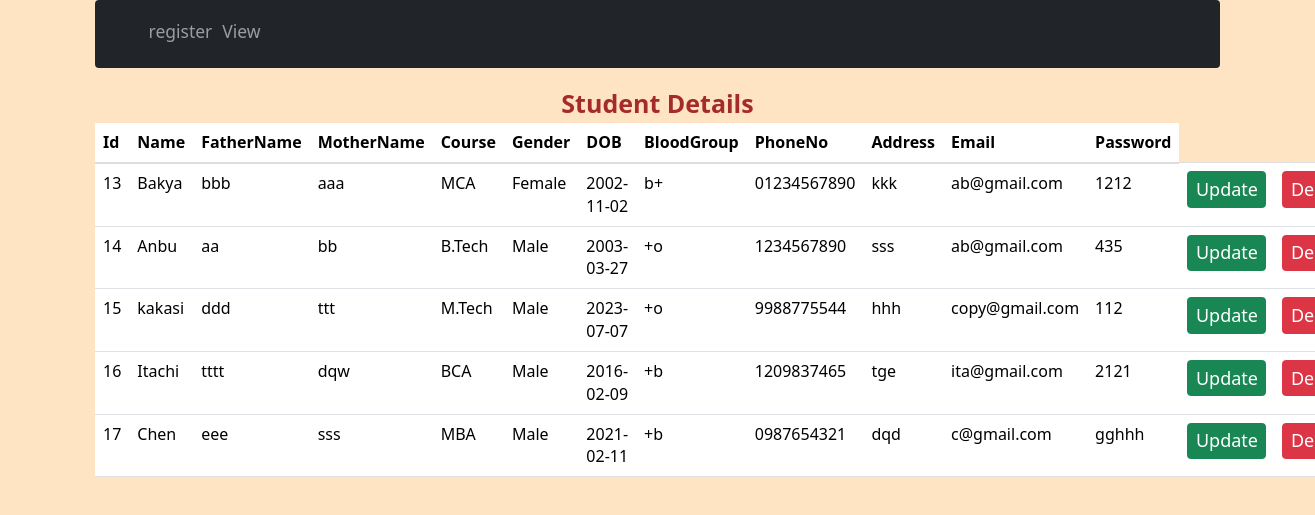
Screenshot of /view/ with the database file from the repository.
### myApp/models.py (models this page shows)
class Employee(models.Model):
    name=models.CharField(max_length=100)
    fathername=models.CharField(max_length=100)
    mothername=models.CharField(max_length=100)
    course=models.CharField(max_length=100)
    gender=models.CharField(max_length=100)
    dateonbirth=models.CharField(max_length=100)
    bloodgroup=models.CharField(max_length=100)
    phoneno=models.CharField(max_length=100)
    address=models.CharField(max_length=100)
    email=models.CharField(max_length=100)
    password=models.CharField(max_length=100)

### myApp/views.py (the view)
# urls.py: path('view/',views.view,name="view"),
def view(request):
    e=Employee.objects.all()
    return render(request,"view.html",{'emp':e})

### myApp/templates/view.html (shortened to what this page needs)
<!DOCTYPE html>
<html lang="en">
<head>
  <link rel="stylesheet" href="https://maxcdn.bootstrapcdn.com/bootstrap/3.4.1/css/bootstrap.min.css">
</head>
<body style="background-color: bisque; font-size: 16px;">
<div class="container">
      {% include 'navbar.html' %}
      <center><h1 style="color: brown;"><b>Student Details</b></h1></center>
  <table class="table table-hover">
    <thead>
      <tr class="text-danger">
        <th>Id</th>
        <th>Name</th>
        <th>FatherName</th>
        <th>MotherName</th>
        <th>Course</th>
        <th>Gender</th>
        <th>DOB</th>
        <th>BloodGroup</th>
        <th>PhoneNo</th>
        <th>Address</th>
        <th>Email</th>
        <th>Password</th>
      </tr>
    </thead>
    <tbody>
      {% for e in emp %}
      <tr>
        <td>{{e.id}}</td>
        <td>{{e.name}}</td>
        <td>{{e.fathername}}</td>
        <td>{{e.mothername}}</td>
        <td>{{e.course}}</td>
        <td>{{e.gender}}</td>
        <td>{{e.dateonbirth}}</td>
        <td>{{e.bloodgroup}}</td>
        <td>{{e.phoneno}}</td>
        <td>{{e.address}}</td>
        <td>{{e.email}}</td>
        <td>{{e.password}}</td>
        <td><a href="/update/{{e.id}}" class="btn btn-success" style="font-size: 18px;">Update</a></td>
        <td><a href="/delemp/{{e.id}}" class="btn btn-danger" style="font-size: 18px;">Delete</a></td>
      </tr>
      {% endfor %}
    </tbody>
  </table>
</div>
</body>
</html>

### myApp/templates/navbar.html (shortened to what this page needs)
<!DOCTYPE html>
<html lang="en">
<head>
  <link href="https://cdn.jsdelivr.net/npm/bootstrap@5.3.2/dist/css/bootstrap.min.css" rel="stylesheet">
</head>
<body>
<nav class="navbar navbar-expand-sm bg-dark navbar-dark">
  <div class="container-fluid">
    <h1><a class="navbar-brand" href="#"></a></h1>
    <div class="collapse navbar-collapse" id="collapsibleNavbar">
      <ul class="navbar-nav">
        <li class="nav-item">
          <a class="nav-link" href="/register/"><h3>register</h3></a>
        </li>
        <li class="nav-item">
          <a class="nav-link" href="/view/"><h3>View</h3></a>
        </li>
      </ul>
    </div>
  </div>
</nav>
</body>
</html>

### rows the page displays
Employee: id "13", name "Bakya", fathername "bbb", mothername "aaa", course "MCA", gender "Female", dateonbirth "2002-11-02", bloodgroup "b+", phoneno "01234567890", address "kkk", email "ab@gmail.com", password "1212"
Employee: id "14", name "Anbu", fathername "aa", mothername "bb", course "B.Tech", gender "Male", dateonbirth "2003-03-27", bloodgroup "+o", phoneno "1234567890", address "sss", email "ab@gmail.com", password "435"
Employee: id "15", name "kakasi", fathername "ddd", mothername "ttt", course "M.Tech", gender "Male", dateonbirth "2023-07-07", bloodgroup "+o", phoneno "9988775544", address "hhh", email "copy@gmail.com", password "112"
Employee: id "16", name "Itachi", fathername "tttt", mothername "dqw", course "BCA", gender "Male", dateonbirth "2016-02-09", bloodgroup "+b", phoneno "1209837465", address "tge", email "ita@gmail.com", password "2121"
Employee: id "17", name "Chen", fathername "eee", mothername "sss", course "MBA", gender "Male", dateonbirth "2021-02-11", bloodgroup "+b", phoneno "0987654321", address "dqd", email "c@gmail.com", password "gghhh"
